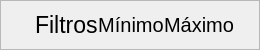
           <widget class="QFrame" name="frame_19">
            <property name="maximumSize">
             <size>
              <width>16777215</width>
              <height>50</height>
             </size>
            </property>
            <property name="frameShape">
             <enum>QFrame::StyledPanel</enum>
            </property>
            <property name="frameShadow">
             <enum>QFrame::Raised</enum>
            </property>
            <layout class="QHBoxLayout" name="horizontalLayout_24">
             <property name="spacing">
              <number>0</number>
             </property>
             <property name="leftMargin">
              <number>34</number>
             </property>
             <property name="topMargin">
              <number>0</number>
             </property>
             <property name="rightMargin">
              <number>25</number>
             </property>
             <property name="bottomMargin">
              <number>0</number>
             </property>
             <item>
              <widget class="QLabel" name="label_68">
               <property name="font">
                <font>
                 <pointsize>17</pointsize>
                </font>
               </property>
               <property name="text">
                <string>Filtros</string>
               </property>
               <property name="alignment">
                <set>Qt::AlignLeading|Qt::AlignLeft|Qt::AlignVCenter</set>
               </property>
              </widget>
             </item>
             <item>
              <widget class="QLabel" name="label_2">
               <property name="font">
                <font>
                 <pointsize>15</pointsize>
                </font>
               </property>
               <property name="text">
                <string>Mínimo</string>
               </property>
               <property name="alignment">
                <set>Qt::AlignCenter</set>
               </property>
              </widget>
             </item>
             <item>
              <widget class="QLabel" name="label_3">
               <property name="font">
                <font>
                 <pointsize>15</pointsize>
                </font>
               </property>
               <property name="text">
                <string>Máximo</string>
               </property>
               <property name="alignment">
                <set>Qt::AlignCenter</set>
               </property>
              </widget>
             </item>
            </layout>
           </widget>
